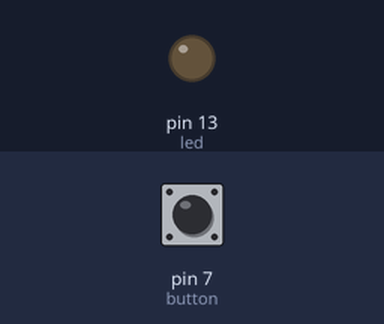
The sketch below on a simulated Arduino Uno, built with avr-gcc and run on an emulated ATmega328P. Parts: output pins drawn as LEDs (lit = HIGH). The inputs (shaded band) are chosen by the test bench; at power-on: pin 7 (button) LOW.

Above: at 1.2 s.
1.3 s: pin 7 (button) pulled HIGH for 0.15 s
At 1.37 s:
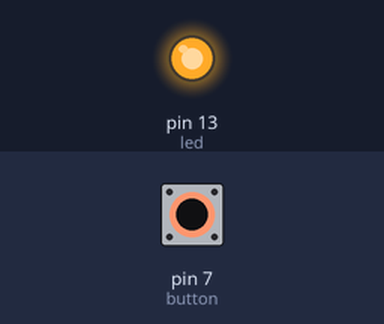
2.9 s: pin 7 (button) pulled HIGH for 3.2 s
At 7.0 s:
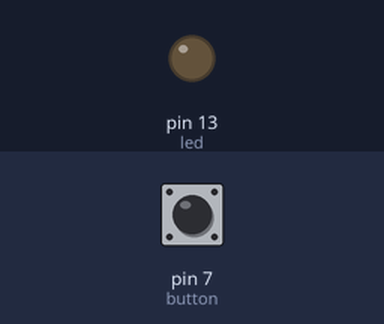
Timing chart, 0 to 8.5 s (numbered marks = the images above; inputs shaded):
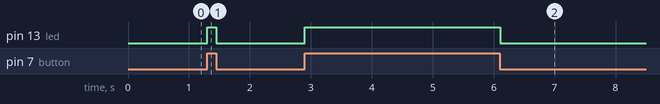

The sketch:

toggleLedUsingSwitch.ino
```cpp
#define button 7
#define led 13

int button_statues = 0;

void setup() {
  // put your setup code here, to run once:
pinMode(button, INPUT);
pinMode(led, OUTPUT);

}

void loop() {
  // put your main code here, to run repeatedly:
delay(10);
button_statues = digitalRead(button);
if (button_statues == HIGH)
{
  digitalWrite(led, HIGH);
}
else
{
    digitalWrite(led, LOW);
}
}
```

Measured:
- after the input at 1.3 s, pin 13 (led): LOW → HIGH at once, → LOW 0.15 s later
- after the input at 2.9 s, pin 13 (led): LOW → HIGH at once, → LOW 3.2 s later
